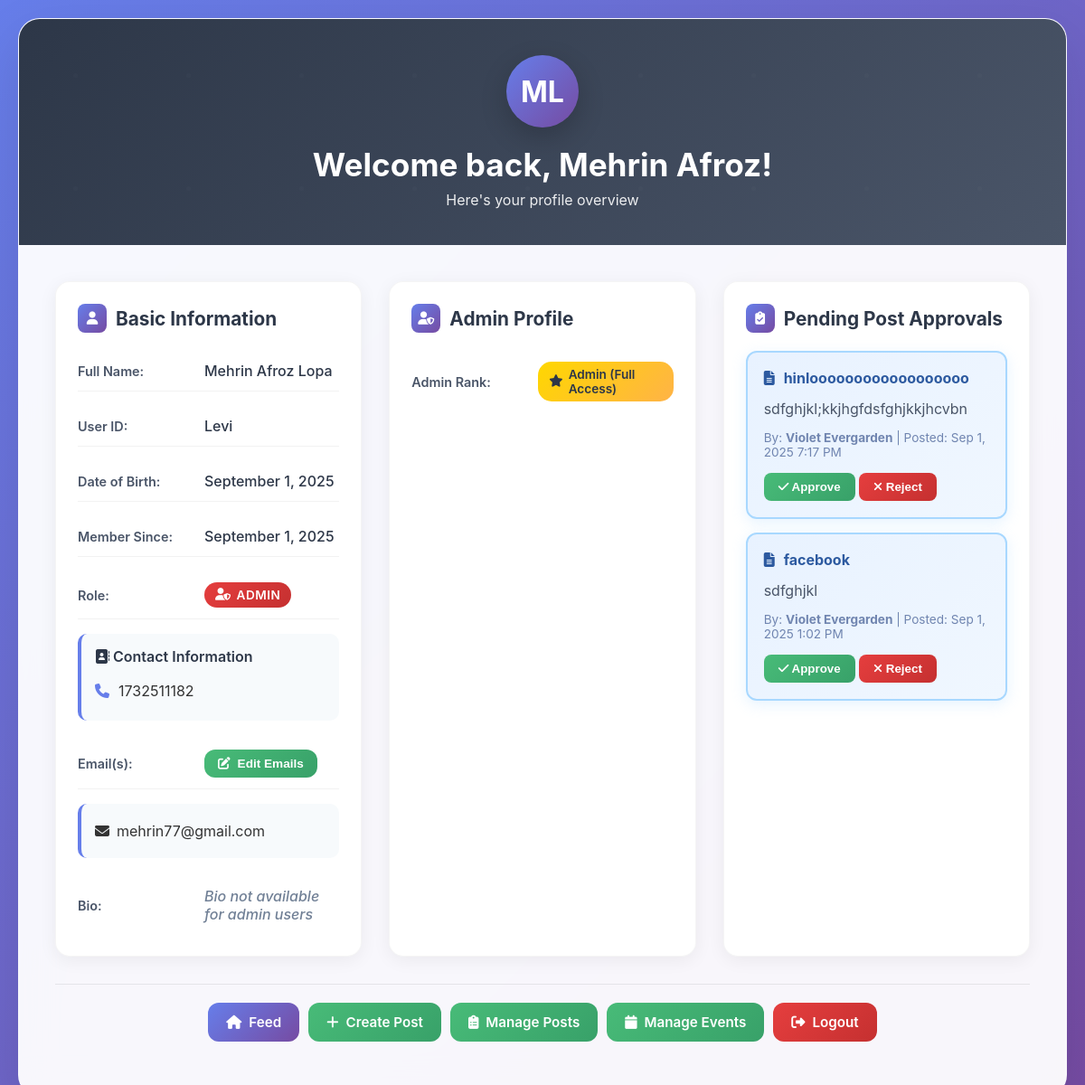
Screenshot of /php_files/home.php (signed in) with the database file from the repository.
### tables this page shows
CREATE TABLE `user` (
  `First Name` varchar(50) NOT NULL,
  `Last Name` varchar(50) NOT NULL,
  `User ID` varchar(50) NOT NULL,
  `Date of Birth` date NOT NULL,
  `Password` varchar(50) NOT NULL,
  `Created at` date NOT NULL,
  `Updated at` date NOT NULL
);

CREATE TABLE `post` (
  `Post ID` varchar(50) NOT NULL,
  `Content` text NOT NULL,
  `Date of Post` timestamp NOT NULL DEFAULT current_timestamp() ON UPDATE current_timestamp(),
  `Title` varchar(100) NOT NULL,
  `File URL` varchar(300) NOT NULL,
  `Ur ID` varchar(50) NOT NULL,
  `Type` varchar(20) NOT NULL,
  `status` enum('pending','approved','rejected') DEFAULT NULL
);

### php_files/home.php (the view, shortened to what this page needs)
<?php
include('DBconnect.php');
$user_id = $_SESSION['user_id'];
$query = "SELECT * FROM user WHERE `User ID` = '$user_id'";
$result = mysqli_query($conn, $query);
if (mysqli_num_rows($result) > 0) {
    $user = mysqli_fetch_assoc($result);
} else {
    echo "User not found.";
    exit();
}
$role = '';
$student_profile = null;
$admin_profile = null;
if (!$role) {
    $query_admin = "SELECT * FROM `admin` WHERE `Admin ID` = '$user_id'";
    $result_admin = mysqli_query($conn, $query_admin);
    if (mysqli_num_rows($result_admin) > 0) {
        $role = 'admin';
        $admin_profile = mysqli_fetch_assoc($result_admin);
    }
}
$email_query = "SELECT `Email` FROM email WHERE `Us ID` = '$user_id'";
$email_result = mysqli_query($conn, $email_query);
$user_emails = [];
if ($email_result) {
    while ($email_row = mysqli_fetch_assoc($email_result)) {
        $user_emails[] = $email_row['Email'];
    }
}
$pending_posts_result = null;
if ($role == 'admin') {
    $pending_posts_query = "SELECT p.*, u.`First Name`, u.`Last Name` FROM post p
                           JOIN user u ON p.`Ur ID` = u.`User ID`
                           WHERE p.status = 'pending'
                           ORDER BY p.`Date of Post` DESC";
    $pending_posts_result = mysqli_query($conn, $pending_posts_query);
}
function getAdminRankDescription($rank) {
    switch($rank) {
        case 1:
            return 'Admin (Full Access)';
    }
}
?>
<!DOCTYPE html>
<html lang="en">
<head>
    <link href="https://cdnjs.cloudflare.com/ajax/libs/font-awesome/6.4.0/css/all.min.css" rel="stylesheet">
</head>
<body>
    <div class="dashboard-container fade-in">
        <div class="header">
            <div class="profile-avatar pulse">
                <?php
                $firstInitial = strtoupper(substr($user['First Name'], 0, 1));
                $lastInitial = strtoupper(substr($user['Last Name'], 0, 1));
                echo $firstInitial . $lastInitial;
                ?>
            </div>
            <h1 class="welcome-title">Welcome back, <?php echo htmlspecialchars($user['First Name']); ?>!</h1>
            <p class="welcome-subtitle">Here's your profile overview</p>
        </div>
        <div class="content">
            <div class="profile-grid">
                <div class="profile-section">
                    <h3 class="section-title">
                        <div class="section-icon">
                            <i class="fas fa-user"></i>
                        </div>
                        Basic Information
                    </h3>
                    <div class="profile-item">
                        <span class="profile-label">Full Name:</span>
                        <span class="profile-value"><?php echo htmlspecialchars($user['First Name'] . ' ' . $user['Last Name']); ?></span>
                    </div>
                    <div class="profile-item">
                        <span class="profile-label">User ID:</span>
                        <span class="profile-value"><?php echo htmlspecialchars($user['User ID']); ?></span>
                    </div>
                    <div class="profile-item">
                        <span class="profile-label">Date of Birth:</span>
                        <span class="profile-value"><?php echo date('F j, Y', strtotime($user['Date of Birth'])); ?></span>
                    </div>
                    <div class="profile-item">
                        <span class="profile-label">Member Since:</span>
                        <span class="profile-value"><?php echo date('F j, Y', strtotime($user['Created at'])); ?></span>
                    </div>
                    <div class="profile-item">
                        <span class="profile-label">Role:</span>
                        <span class="profile-value">
                            <span class="role-badge role-<?php echo $role; ?>">
                                <i class="fas fa-<?php
                                    echo $role == 'student' ? 'graduation-cap' :
                                        ($role == 'alumni' ? 'briefcase' : 'user-shield');
                                ?>"></i>
                                <?php echo ucfirst($role); ?>
                            </span>
                        </span>
                    </div>
                    <?php if ($role == 'admin'): ?>
                    <div class="contact-info">
                        <h4 style="color: #2d3748; font-weight: 600; margin-bottom: 10px;">
                            <i class="fas fa-address-book"></i> Contact Information
                        </h4>
                        <?php if (!empty($admin_profile['Contact No'])): ?>
                        <div class="contact-item">
                            <i class="fas fa-phone"></i>
                            <span><?php echo htmlspecialchars($admin_profile['Contact No']); ?></span>
                        </div>
                        <?php endif; ?>
                    </div>
                    <?php endif; ?>
                    <div class="email-section">
                        <div class="profile-item">
                            <span class="profile-label">Email(s):</span>
                            <span class="profile-value">
                                <button class="btn btn-secondary btn-sm" onclick="toggleEmailEdit()">
                                    <i class="fas fa-edit"></i> Edit Emails
                                </button>
                            </span>
                        </div>
                        <div class="email-display" id="emailDisplay">
                            <?php if (!empty($user_emails)): ?>
                                <?php foreach ($user_emails as $email): ?>
                                <div class="email-item">
                                    <i class="fas fa-envelope"></i>
                                    <span><?php echo htmlspecialchars($email); ?></span>
                                </div>
                                <?php endforeach; ?>
                            <?php endif; ?>
                        </div>
                    </div>
                    <div class="bio-section">
                        <div class="profile-item">
                            <span class="profile-label">Bio:</span>
                            <span class="profile-value">
                                <?php if ($role == 'student' || $role == 'alumni'): ?>
                                    <button class="btn btn-secondary btn-sm" onclick="toggleBioEdit()">
                                        <i class="fas fa-edit"></i> Edit Bio
                                    </button>
                                <?php else: ?>
                                    <span style="color: #718096; font-style: italic;">Bio not available for admin users</span>
                                <?php endif; ?>
                            </span>
                        </div>
                    </div>
                </div>
                <div class="profile-section">
                    <?php if ($role == 'student'): ?>
                        <h3 class="section-title">
                            <div class="section-icon">
                                <i class="fas fa-graduation-cap"></i>
                            </div>
                            Student Profile
                        </h3>
                        <div class="profile-item">
                            <span class="profile-label">Semester:</span>
                            <span class="profile-value"><?php echo htmlspecialchars($student_profile['Semester']); ?></span>
                        </div>
                        <div class="profile-item">
                            <span class="profile-label">Department:</span>
                            <span class="profile-value"><?php echo htmlspecialchars($student_profile['Department']); ?></span>
                        </div>
                        <div class="profile-item">
                            <span class="profile-label">Enrollment Year:</span>
                            <span class="profile-value"><?php
                                $enrollment_year = $student_profile['Enrollment Year'];
                                if (empty($enrollment_year) || $enrollment_year == '0000-00-00' || $enrollment_year == '0000' || $enrollment_year == '0') {
                                    echo 'Not specified';
                                } elseif (is_numeric($enrollment_year)) {
                                    echo htmlspecialchars($enrollment_year);
                                } elseif (strpos($enrollment_year, '-') !== false) {
                                    echo date('Y', strtotime($enrollment_year));
                                } else {
                                    echo htmlspecialchars($enrollment_year);
                                }
                            ?></span>
                        </div>
                    <?php elseif ($role == 'admin'): ?>
                        <h3 class="section-title">
                            <div class="section-icon">
                                <i class="fas fa-user-shield"></i>
                            </div>
                            Admin Profile
                        </h3>
                        <div class="profile-item">
                            <span class="profile-label">Admin Rank:</span>
                            <span class="profile-value">
                                <?php
                                $rank = $admin_profile['Rank'];
                                $rankClass = 'rank-default';
                                if ($rank <= 3) {
                                    $rankClass = 'rank-' . $rank;
                                }
                                ?>
                                <span class="rank-badge <?php echo $rankClass; ?>">
                                    <i class="fas fa-star"></i>
                                    <?php echo getAdminRankDescription($rank); ?>
                                </span>
                            </span>
                        </div>
                    <?php endif; ?>
                </div>
                <?php if ($role == 'admin' && $pending_posts_result && mysqli_num_rows($pending_posts_result) > 0): ?>
                <div class="profile-section">
                    <h3 class="section-title">
                        <div class="section-icon">
                            <i class="fas fa-clipboard-check"></i>
                        </div>
                        Pending Post Approvals
                    </h3>
                    <?php while ($post = mysqli_fetch_assoc($pending_posts_result)): ?>
                        <div class="notification-card">
                            <div class="notification-header">
                                <i class="fas fa-file-alt"></i>
                                <strong><?php echo htmlspecialchars($post['Title']); ?></strong>
                            </div>
                            <div class="notification-content">
                                <?php echo nl2br(htmlspecialchars(substr($post['Content'], 0, 150))); ?><?php if (strlen($post['Content']) > 150) echo '...'; ?>
                            </div>
                            <div class="notification-meta">
                                By: <strong><?php echo htmlspecialchars($post['First Name'] . ' ' . $post['Last Name']); ?></strong> |
                                Posted: <?php echo date('M j, Y g:i A', strtotime($post['Date of Post'])); ?>
                            </div>
                            <div class="notification-actions">
                                <form method="POST" style="display: inline;">
                                    <button type="submit" name="post_action" value="approve" class="btn-approve">
                                        <i class="fas fa-check"></i> Approve
                                    </button>
                                    <button type="submit" name="post_action" value="reject" class="btn-reject">
                                        <i class="fas fa-times"></i> Reject
                                    </button>
                                </form>
                            </div>
                        </div>
                    <?php endwhile; ?>
                </div>
                <?php endif; ?>
            </div>
            <div class="action-buttons">
                <?php if ($role == 'student'): ?>
                    <a href="feed.php" class="btn btn-primary">
                        <i class="fas fa-home"></i> Feed
                    </a>
                    <a href="createpost.php" class="btn btn-secondary">
                        <i class="fas fa-plus"></i> Create Post
                    </a>
                    <a href="findmentor.php" class="btn btn-secondary">
                        <i class="fas fa-search"></i> Find Mentors
                    </a>
                <?php elseif ($role == 'admin'): ?>
                    <a href="feed.php" class="btn btn-primary">
                        <i class="fas fa-home"></i> Feed
                    </a>
                    <a href="createpost.php" class="btn btn-secondary">
                        <i class="fas fa-plus"></i> Create Post
                    </a>
                    <a href="managepost.php" class="btn btn-secondary">
                        <i class="fas fa-clipboard-list"></i> Manage Posts
                    </a>
                    <a href="manageevent.php" class="btn btn-secondary">
                        <i class="fas fa-calendar"></i> Manage Events
                    </a>
                <?php endif; ?>
                <a href="?logout=1" class="btn btn-danger" onclick="return confirm('Are you sure you want to logout?')">
                    <i class="fas fa-sign-out-alt"></i> Logout
                </a>
            </div>
        </div>
    </div>
</body>
</html>

### rows the page displays
user: First Name "M", Last Name "L", First Name "Mehrin Afroz", First Name+Last Name "Mehrin Afroz Lopa", User ID "Levi", Date of Birth "September 1, 2025", Created at "September 1, 2025"
post: Title "hinloooooooooooooooooo", Content "sdfghjkl;kkjhgfdsfghjkkjhcvbn", Ur ID "Violet Evergarden", Date of Post "Sep 1, 2025 7:17 PM"
post: Title "facebook", Content "sdfghjkl", Ur ID "Violet Evergarden", Date of Post "Sep 1, 2025 1:02 PM"

### other values shown
$role "ADMIN"
$admin_profile['Contact No'] "1732511182"
$email "mehrin77@gmail.com"
getAdminRankDescription($rank) "Admin (Full Access)"
